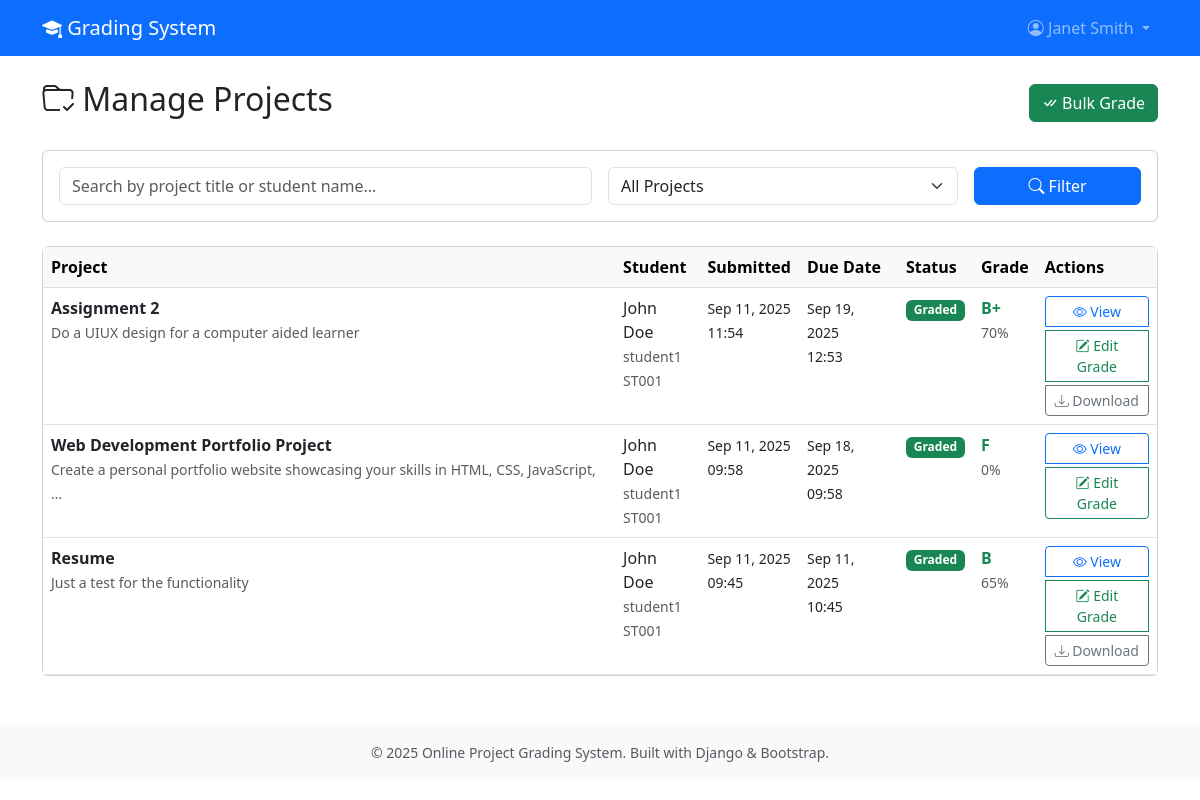
Screenshot of /projects/teacher/projects/ (signed in) with the database file from the repository.
### accounts/models.py (models this page shows, shortened)
class User(AbstractUser):
    USER_TYPES = (
        ('student', 'Student'),
        ('teacher', 'Teacher'),
    )
    user_type = models.CharField(max_length=10, choices=USER_TYPES, default='student')
    phone_number = models.CharField(max_length=15, blank=True)

class StudentProfile(models.Model):
    user = models.OneToOneField(User, on_delete=models.CASCADE, related_name='student_profile')
    student_id = models.CharField(max_length=20, unique=True)
    course = models.CharField(max_length=100)
    year_of_study = models.IntegerField(default=1)

### projects/models.py (models this page shows, shortened)
class Project(models.Model):
    title = models.CharField(max_length=200)
    description = models.TextField()
    student = models.ForeignKey(User, on_delete=models.CASCADE, related_name='projects')
    teacher = models.ForeignKey(User, on_delete=models.CASCADE, related_name='assigned_projects')
    file_upload = models.FileField(upload_to='projects/', null=True, blank=True)
    submitted_at = models.DateTimeField(auto_now_add=True)
    due_date = models.DateTimeField()
    is_submitted = models.BooleanField(default=False)

class Grade(models.Model):
    GRADE_CHOICES = [
        ('A+', 'A+ (90-100)'),
        ('A', 'A (80-89)'),
        ('B+', 'B+ (70-79)'),
        ('B', 'B (60-69)'),
        ('C+', 'C+ (50-59)'),
        ('C', 'C (40-49)'),
        ('D', 'D (30-39)'),
        ('F', 'F (0-29)'),
    ]
    project = models.OneToOneField(Project, on_delete=models.CASCADE, related_name='grade')
    teacher = models.ForeignKey(User, on_delete=models.CASCADE, related_name='grades_given')
    score = models.IntegerField(
        validators=[MinValueValidator(0), MaxValueValidator(100)],
        help_text="Score out of 100"
    )
    letter_grade = models.CharField(max_length=2, choices=GRADE_CHOICES, blank=True)
    feedback = models.TextField(blank=True)
    graded_at = models.DateTimeField(auto_now_add=True)

### projects/views.py (the view, shortened to what this page needs)
# urls.py: path('teacher/projects/', views.teacher_projects, name='teacher_projects'),
@login_required
@teacher_required
def teacher_projects(request):
    search_query = request.GET.get('search', '')
    status_filter = request.GET.get('status', 'all')
    projects_list = Project.objects.filter(teacher=request.user).order_by('-submitted_at')
    if status_filter == 'pending':
        projects_list = projects_list.filter(grade__isnull=True, is_submitted=True)
    elif status_filter == 'graded':
        projects_list = projects_list.filter(grade__isnull=False)
    paginator = Paginator(projects_list, 15)  # Show 15 projects per page
    page_number = request.GET.get('page')
    projects = paginator.get_page(page_number)
    context = {
        'projects': projects,
        'search_query': search_query,
        'status_filter': status_filter,
    }
    return render(request, 'projects/teacher_projects.html', context)

### templates/projects/teacher_projects.html (shortened to what this page needs)
{% extends 'base.html' %}
{% block content %}
<div class="d-flex justify-content-between align-items-center mb-4">
    <h2><i class="bi bi-folder-check"></i> Manage Projects</h2>
    <a href="{% url 'bulk_grade' %}" class="btn btn-success">
        <i class="bi bi-check-all"></i> Bulk Grade
    </a>
</div>
<div class="card mb-4">
    <div class="card-body">
        <form method="get" class="row g-3">
            <div class="col-md-6">
                <input type="text" name="search" class="form-control"
                       placeholder="Search by project title or student name..."
                       value="{{ search_query }}">
            </div>
            <div class="col-md-4">
                <select name="status" class="form-select">
                    <option value="all" {% if status_filter == 'all' %}selected{% endif %}>All Projects</option>
                </select>
            </div>
            <div class="col-md-2">
                <button type="submit" class="btn btn-primary w-100">
                    <i class="bi bi-search"></i> Filter
                </button>
            </div>
        </form>
    </div>
</div>
{% if projects %}
    <div class="card">
        <div class="card-body p-0">
            <div class="table-responsive">
                <table class="table table-hover mb-0">
                    <thead class="table-light">
                        <tr>
                            <th>Project</th>
                            <th>Student</th>
                            <th>Submitted</th>
                            <th>Due Date</th>
                            <th>Status</th>
                            <th>Grade</th>
                            <th>Actions</th>
                        </tr>
                    </thead>
                    <tbody>
                        {% for project in projects %}
                        <tr>
                            <td>
                                <div>
                                    <strong>{{ project.title }}</strong>
                                    <br>
                                    <small class="text-muted">{{ project.description|truncatewords:12 }}</small>
                                </div>
                            </td>
                            <td>
                                <div>
                                    {{ project.student.first_name }} {{ project.student.last_name }}
                                    <br>
                                    <small class="text-muted">{{ project.student.username }}</small>
                                    {% if project.student.student_profile %}
                                        <br><small class="text-muted">{{ project.student.student_profile.student_id }}</small>
                                    {% endif %}
                                </div>
                            </td>
                            <td>
                                {% if project.submitted_at %}
                                    <small>{{ project.submitted_at|date:"M d, Y" }}<br>{{ project.submitted_at|time:"H:i" }}</small>
                                {% else %}
                                    <span class="text-muted">Not submitted</span>
                                {% endif %}
                            </td>
                            <td>
                                <small>{{ project.due_date|date:"M d, Y" }}<br>{{ project.due_date|time:"H:i" }}</small>
                            </td>
                            <td>
                                {% if project.is_submitted %}
                                    {% if project.grade %}
                                        <span class="badge bg-success">Graded</span>
                                    {% else %}
                                        <span class="badge bg-warning">Pending Review</span>
                                    {% endif %}
                                {% else %}
                                    <span class="badge bg-secondary">Not Submitted</span>
                                {% endif %}
                            </td>
                            <td>
                                {% if project.grade %}
                                    <div>
                                        <strong class="text-success">{{ project.grade.letter_grade }}</strong>
                                        <br>
                                        <small class="text-muted">{{ project.grade.score }}%</small>
                                    </div>
                                {% else %}
                                    <span class="text-muted">-</span>
                                {% endif %}
                            </td>
                            <td>
                                <div class="btn-group-vertical btn-group-sm">
                                    <a href="{% url 'teacher_project_detail' project.id %}"
                                       class="btn btn-outline-primary btn-sm mb-1"
                                       title="View Details">
                                        <i class="bi bi-eye"></i> View
                                    </a>
                                    {% if project.is_submitted %}
                                        <a href="{% url 'grade_project' project.id %}"
                                           class="btn btn-outline-success btn-sm mb-1"
                                           title="Grade Project">
                                            <i class="bi bi-pencil-square"></i>
                                            {% if project.grade %}Edit Grade{% else %}Grade{% endif %}
                                        </a>
                                    {% endif %}
                                    {% if project.file_upload %}
                                    <a href="{% url 'project_download' project.id %}"
                                       class="btn btn-outline-secondary btn-sm"
                                       title="Download File">
                                        <i class="bi bi-download"></i> Download
                                    </a>
                                    {% endif %}
                                </div>
                            </td>
                        </tr>
                        {% endfor %}
                    </tbody>
                </table>
            </div>
        </div>
    </div>
{% endif %}
{% endblock %}

### templates/base.html (shortened to what this page needs)
<!DOCTYPE html>
<html lang="en">
<head>
    <link href="https://cdn.jsdelivr.net/npm/bootstrap@5.3.0/dist/css/bootstrap.min.css" rel="stylesheet">
    <link href="https://cdn.jsdelivr.net/npm/bootstrap-icons@1.7.2/font/bootstrap-icons.css" rel="stylesheet">
</head>
<body>
    <nav class="navbar navbar-expand-lg navbar-dark bg-primary">
        <div class="container">
            <a class="navbar-brand" href="{% url 'dashboard' %}">
                <i class="bi bi-mortarboard-fill"></i> Grading System
            </a>
            {% if user.is_authenticated %}
            <div class="collapse navbar-collapse" id="navbarNav">
                <ul class="navbar-nav ms-auto">
                    <li class="nav-item dropdown">
                        <a class="nav-link dropdown-toggle" href="#" id="navbarDropdown" role="button" data-bs-toggle="dropdown">
                            <i class="bi bi-person-circle"></i> {{ user.first_name }} {{ user.last_name }}
                        </a>
                    </li>
                </ul>
            </div>
            {% endif %}
        </div>
    </nav>
    <main class="container mt-4">
        {% block content %}{% endblock %}
    </main>
    <footer class="bg-light text-center text-muted py-3 mt-5">
        <div class="container">
            <small>&copy; 2025 Online Project Grading System. Built with Django & Bootstrap.</small>
        </div>
    </footer>
</body>
</html>

### rows the page displays
User: first_name "Janet", last_name "Smith"
Project: title "Assignment 2", description "Do a UIUX design for a computer aided learner", student.first_name "John", student.last_name "Doe", student.username "student1", student.student_profile.student_id "ST001", submitted_at "Sep 11, 2025", submitted_at "11:54", due_date "Sep 19, 2025", due_date "12:53", is_submitted "Graded", grade.letter_grade "B+", grade.score "70", shows "Download"
Project: title "Web Development Portfolio Project", description "Create a personal portfolio website showcasing your skills in HTML, CSS, JavaScript, …", student.first_name "John", student.last_name "Doe", student.username "student1", student.student_profile.student_id "ST001", submitted_at "Sep 11, 2025", submitted_at "09:58", due_date "Sep 18, 2025", due_date "09:58", is_submitted "Graded", grade.letter_grade "F", grade.score "0"
Project: title "Resume", description "Just a test for the functionality", student.first_name "John", student.last_name "Doe", student.username "student1", student.student_profile.student_id "ST001", submitted_at "Sep 11, 2025", submitted_at "09:45", due_date "Sep 11, 2025", due_date "10:45", is_submitted "Graded", grade.letter_grade "B", grade.score "65", shows "Download"
